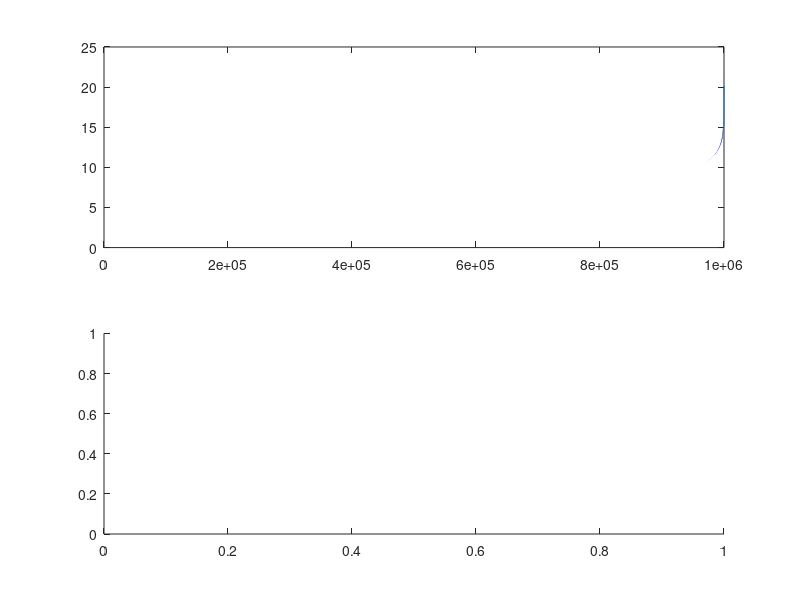

MATLAB code for this plot: (Note: this script raises an error after producing the figure.)
clf
M = 1e6;
b = 4;

x = raylrnd(b,M,1);
my_est_mk = sqrt(2/pi)*sum(x)/M
my_est_ml = sqrt(x'*x/2/M)
x = sort(x);
subplot(211)
plot(x)
subplot(212)
hist_density(x)
hold on
plot(my_est_ml,0,'r*')
plot(my_est_mk,.01,'g*')

